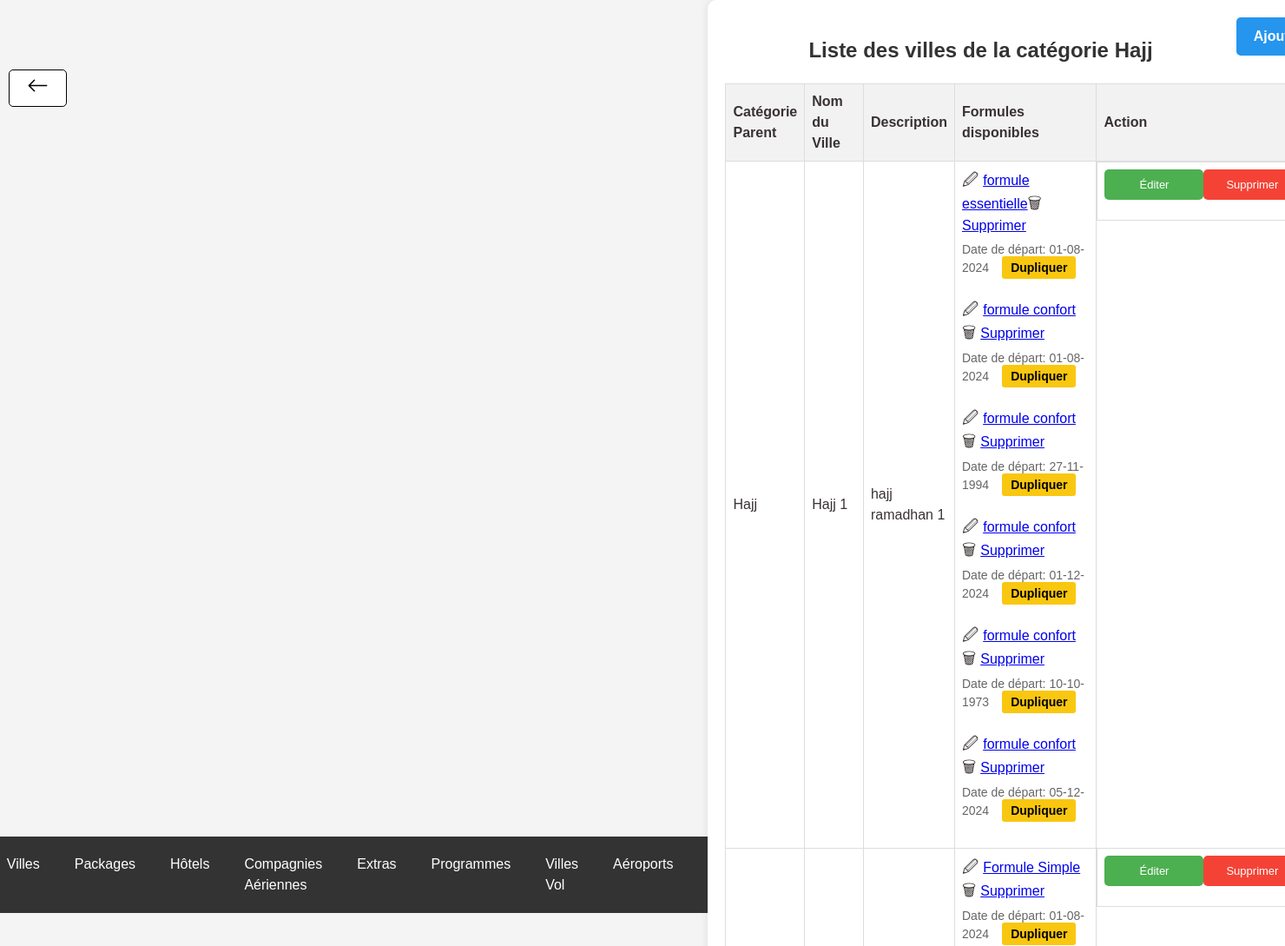
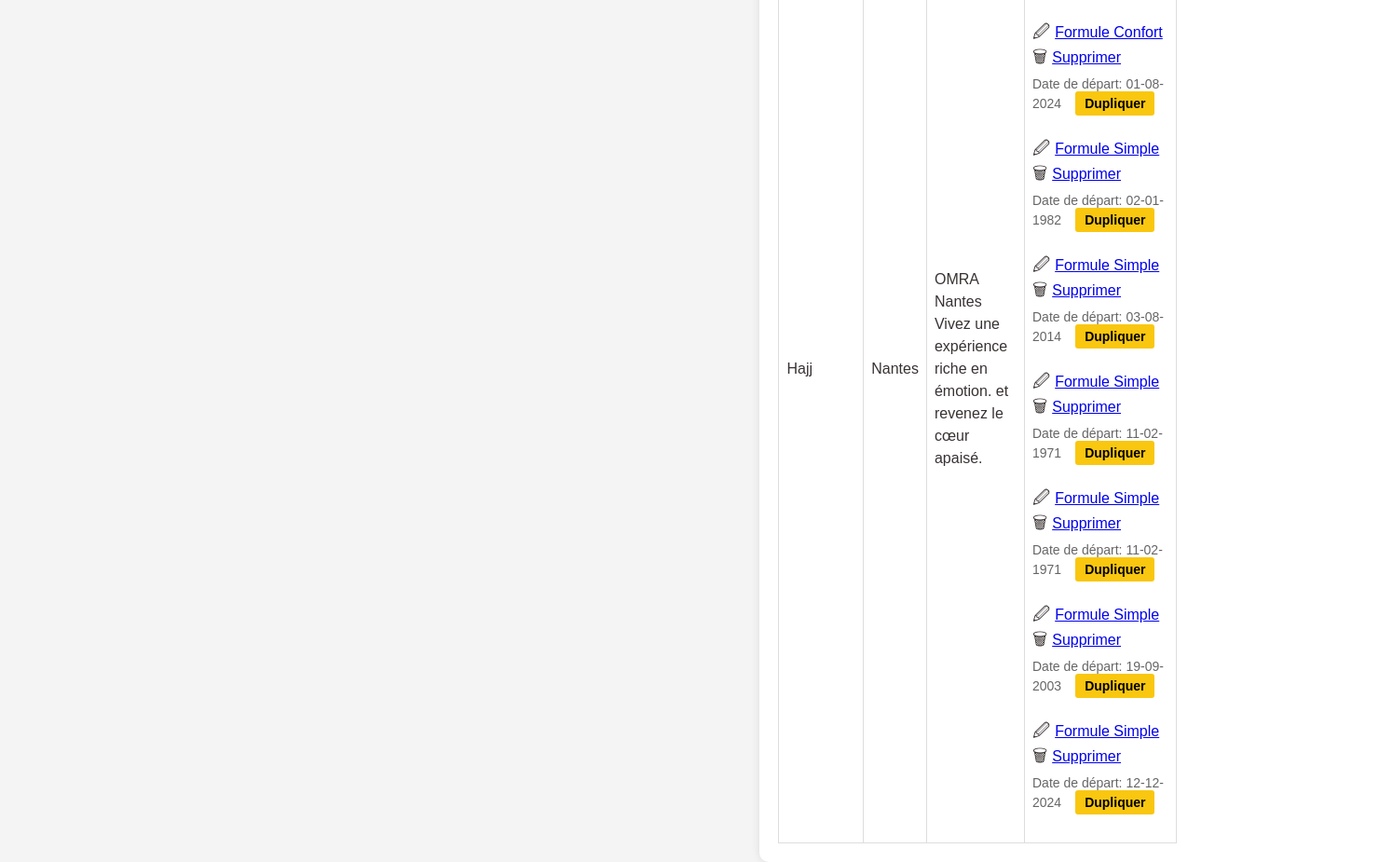
The page /display_villes_by_category.php?category_parent_id=4 (signed in) on the database its author committed (2 pictures, top to bottom).
### tables this page shows
CREATE TABLE `category_parent` (
  `id` int(11) NOT NULL,
  `nom` varchar(255) NOT NULL,
  `description` text NOT NULL,
  `photo` varchar(255) NOT NULL
);

CREATE TABLE `omra_packages` (
  `id` int(11) NOT NULL,
  `category_parent_id` int(11) NOT NULL,
  `nom` varchar(255) NOT NULL,
  `description` text NOT NULL,
  `photo` varchar(255) NOT NULL
);

CREATE TABLE `formules` (
  `id` int(11) NOT NULL,
  `package_id` int(11) NOT NULL,
  `date_depart` date DEFAULT NULL,
  `date_retour` date DEFAULT NULL,
  `statut` enum('activé','désactivé') NOT NULL,
  `duree_sejour` varchar(255) NOT NULL,
  `prix_chambre_quadruple` decimal(10,2) NOT NULL,
  `prix_chambre_triple` decimal(10,2) NOT NULL,
  `prix_chambre_double` decimal(10,2) NOT NULL,
  `prix_chambre_single` decimal(10,2) NOT NULL,
  `child_discount` decimal(10,2) NOT NULL,
  `prix_bebe` decimal(10,2) NOT NULL,
  `prix_chambre_quadruple_promo` decimal(10,2) NOT NULL,
  `prix_chambre_triple_promo` decimal(10,2) NOT NULL,
  `prix_chambre_double_promo` decimal(10,2) NOT NULL,
  `prix_chambre_single_promo` decimal(10,2) NOT NULL,
  `type_id` int(11) DEFAULT NULL,
  `created_at` timestamp NOT NULL DEFAULT current_timestamp() ON UPDATE current_timestamp(),
  `programs_id` longtext DEFAULT NULL CHECK (json_valid(`programs_id`)),
  `program_order` longtext NOT NULL CHECK (json_valid(`program_order`)),
  `description` text NOT NULL,
  `s1t` varchar(255) NOT NULL,
  `s1d` text NOT NULL,
  `s2t` varchar(255) NOT NULL,
  `s2d` text NOT NULL,
  `s3t` varchar(255) NOT NULL,
  `s3d` text NOT NULL,
  `s4t` varchar(255) NOT NULL,
  `s4d` text NOT NULL,
  `s5t` varchar(255) NOT NULL,
  `s5d` text NOT NULL,
  `uploaded_file` varchar(255) DEFAULT NULL,
  `image_formule` varchar(255) DEFAULT NULL,
  `statut_vol` varchar(20) NOT NULL DEFAULT 'CONFIRMÉ'
);

CREATE TABLE `type_formule_omra` (
  `id` int(11) NOT NULL,
  `nom` varchar(255) NOT NULL,
  `formule_parent_id` int(11) DEFAULT NULL
);

### display_villes_by_category.php (the view, shortened to what this page needs)
<!DOCTYPE html>
<html lang="fr">
<head>
    <link rel="stylesheet" href="styles.css">
</head>
<body>
<?php
include 'header.php';
include 'db.php';
$category_parent_id = isset($_GET['category_parent_id']) ? intval($_GET['category_parent_id']) : 0;
$sql_category = "SELECT nom FROM category_parent WHERE id = $category_parent_id";
$result_category = mysqli_query($conn, $sql_category);
if ($result_category && mysqli_num_rows($result_category) > 0) {
    $row_category = mysqli_fetch_assoc($result_category);
    $category_name = $row_category['nom'];
} else {
    echo "Catégorie introuvable.";
    exit;
}
?>
<div class="container">
    <a href="ajoutomrapackage.php" class='btn-add'><b>Ajouter une Ville</b></a>
    <h2 class="text-center">Liste des villes de la catégorie <?php echo $category_name; ?></h2>
    <table>
        <thead>
            <tr>
                <th>Catégorie Parent</th>
                <th>Nom du Ville</th>
                <th style="width: 350px;">Description</th>
                <th>Formules disponibles</th>
                <th>Action</th>
            </tr>
        </thead>
        <tbody>
            <?php
            $sql_packages = "SELECT omra_packages.*, category_parent.nom AS category_name
                            FROM omra_packages
                            JOIN category_parent ON omra_packages.category_parent_id = category_parent.id
                            WHERE omra_packages.category_parent_id = $category_parent_id";
            $result_packages = mysqli_query($conn, $sql_packages);
            if (mysqli_num_rows($result_packages) > 0) {
                while ($row_package = mysqli_fetch_assoc($result_packages)) {
                    echo "<tr>";
                    echo "<td>" . $row_package['category_name'] . "</td>";
                    echo "<td>" . $row_package['nom'] . "</td>";
                    echo "<td>" . $row_package['description'] . "</td>";
                    $package_id = $row_package['id'];
                    $sql_formules = "SELECT formules.*, type_formule_omra.nom as type_nom
                                     FROM formules
                                     JOIN type_formule_omra ON formules.type_id = type_formule_omra.id
                                     WHERE package_id = $package_id";
                    $result_formules = mysqli_query($conn, $sql_formules);
                    if (mysqli_num_rows($result_formules) > 0) {
                        echo "<td>";
                        while ($row_formule = mysqli_fetch_assoc($result_formules)) {
                            echo "<span class='icon'>&#128393;</span><a href='edit_formule.php?id=" . $row_formule['id'] . "'>" . $row_formule['type_nom'] . "</a>";
                            echo "<span class='icon'>&#128465;</span><a href='delete_formule.php?id=" . $row_formule['id'] . "' onclick=\"return confirm('Êtes-vous sûr de vouloir supprimer cette formule?')\">Supprimer</a>";
                            if (!empty($row_formule['date_depart'])) {
                                $date_depart_formattee = date('d-m-Y', strtotime($row_formule['date_depart']));
                                echo "<br><span class='indicator'>Date de départ: " . $date_depart_formattee;
                                echo "<a class='btn-dup' href='duplicate_formule.php?id=" . $row_formule['id'] . "'><b>Dupliquer</b></a></span>";
                            }
                            echo "<br>";
                        }
                        echo "</td>";
                    } else {
                        echo "<td>Aucune formule disponible pour ce package.</td>";
                    }
                    echo "<td class='btn-group'>";
                    echo "<div>";
                    echo "<button class='btn-edit' onclick=\"window.location.href='edit_package.php?id=" . $package_id . "'\">Éditer</button>";
                    echo "</div>";
                    echo "<br>";
                    echo "<div>";
                    echo "<button class='btn-delete' onclick=\"if(confirm('Êtes-vous sûr de vouloir supprimer ce package?')) { window.location.href='delete_package.php?id=" . $package_id . "'; }\">Supprimer</button>";
                    echo "</div>";
                    echo "<br>";
                    echo "</td>";
                    echo "</tr>";
                }
            } else {
                echo "<tr><td colspan='5'>Aucun package Omra disponible pour cette catégorie parent.</td></tr>";
            }
            ?>
        </tbody>
    </table>
</div>
</body>
</html>

### css/styles.css (style rules this page uses)
body { font-family: 'Lexend', sans-serif; line-height: 1.5; min-height: 100vh; display: flex; align-items: center; justify-content: center; color: #393232; background-color: #f7f7f7; }
.btn-group { display: flex; justify-content: space-between; }
.btn-group { margin-top: auto; }

### display_villes_by_category.php (style rules this page uses)
body { font-family: Arial, sans-serif; background-color: #f4f4f4; margin: 0; padding: 0; box-sizing: border-box; }
.container { width: 90%; margin: auto; background-color: #fff; padding: 20px; border-radius: 10px; box-shadow: 0 0 10px rgba(0, 0, 0, 0.1); }
h2 { text-align: center; color: #333; }
table { width: 100%; border-collapse: collapse; }
th, td { border: 1px solid #ddd; padding: 8px; text-align: left; }
th { background-color: #f2f2f2; }
.btn-group { text-align: center; }
.btn-edit { background-color: #4CAF50; color: white; padding: 10px 40px; border: none; border-radius: 5px; cursor: pointer; text-decoration: none; font-size: small; }
.btn-add { background-color: #2595ee; color: white; padding: 10px 20px; border: none; border-radius: 5px; cursor: pointer; float: right; text-decoration: none; }
.btn-delete { background-color: #f44336; color: white; padding: 10px 26px; border: none; border-radius: 5px; cursor: pointer; text-decoration: none; font-size: small; }
.icon { font-size: 18px; margin-right: 5px; }
.indicator { display: block; font-size: 14px; color: #666; margin-top: 5px; }
.btn-dup { background-color: #f9c710; color: black; padding: 5px 10px; border: none; border-radius: 3px; cursor: pointer; text-decoration: none; margin: 0 15px; }

### header.php (style rules this page uses)
body { font-family: Arial, sans-serif; background-color: #f4f4f4; margin: 0; padding: 0; box-sizing: border-box; }

### rows shown on the page
category_parent: nom "Hajj"
omra_packages: category_parent.nom "Hajj", nom "Hajj 1", description "hajj ramadhan 1"
formules: type.nom "formule essentielle", date_depart "01-08-2024"
formules: type.nom "formule confort", date_depart "01-08-2024"
formules: type.nom "formule confort", date_depart "27-11-1994"
formules: type.nom "formule confort", date_depart "01-12-2024"
formules: type.nom "formule confort", date_depart "10-10-1973"
formules: type.nom "formule confort", date_depart "05-12-2024"
omra_packages: category_parent.nom "Hajj", nom "Nantes", description "OMRA Nantes Vivez une expérience riche en émotion. et revenez le cœur apaisé."
formules: type.nom "Formule Simple", date_depart "01-08-2024"
formules: type.nom "Formule Confort", date_depart "01-08-2024"
formules: type.nom "Formule Simple", date_depart "02-01-1982"
formules: type.nom "Formule Simple", date_depart "03-08-2014"
formules: type.nom "Formule Simple", date_depart "11-02-1971"
formules: type.nom "Formule Simple", date_depart "11-02-1971"
formules: type.nom "Formule Simple", date_depart "19-09-2003"
formules: type.nom "Formule Simple", date_depart "12-12-2024"
